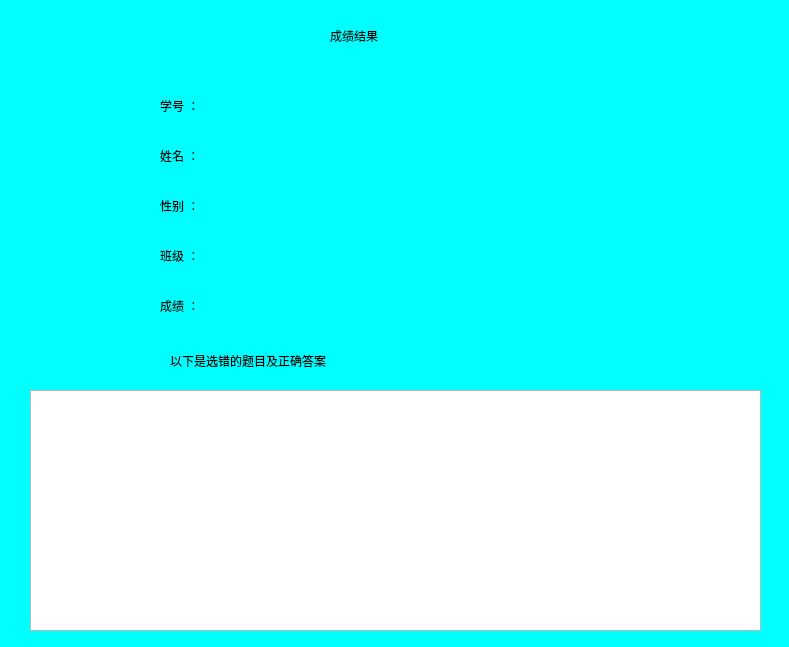
<?xml version="1.0" encoding="UTF-8"?>
<ui version="4.0">
 <class>Results</class>
 <widget class="QDialog" name="Results">
  <property name="geometry">
   <rect>
    <x>0</x>
    <y>0</y>
    <width>789</width>
    <height>647</height>
   </rect>
  </property>
  <property name="windowTitle">
   <string>Dialog</string>
  </property>
  <property name="styleSheet">
   <string notr="true"/>
  </property>
  <widget class="QLabel" name="label">
   <property name="geometry">
    <rect>
     <x>330</x>
     <y>10</y>
     <width>141</width>
     <height>51</height>
    </rect>
   </property>
   <property name="styleSheet">
    <string notr="true">font: 75 20pt &quot;AcadEref&quot;;</string>
   </property>
   <property name="text">
    <string>成绩结果</string>
   </property>
  </widget>
  <widget class="QLabel" name="label_2">
   <property name="geometry">
    <rect>
     <x>160</x>
     <y>90</y>
     <width>91</width>
     <height>31</height>
    </rect>
   </property>
   <property name="styleSheet">
    <string notr="true">font: 16pt &quot;AcadEref&quot;;</string>
   </property>
   <property name="text">
    <string>学号 ：</string>
   </property>
  </widget>
  <widget class="QLabel" name="label_6">
   <property name="geometry">
    <rect>
     <x>160</x>
     <y>140</y>
     <width>81</width>
     <height>31</height>
    </rect>
   </property>
   <property name="styleSheet">
    <string notr="true">font: 16pt &quot;AcadEref&quot;;</string>
   </property>
   <property name="text">
    <string>姓名 ：</string>
   </property>
  </widget>
  <widget class="QLabel" name="label_7">
   <property name="geometry">
    <rect>
     <x>160</x>
     <y>190</y>
     <width>91</width>
     <height>31</height>
    </rect>
   </property>
   <property name="styleSheet">
    <string notr="true">font: 16pt &quot;AcadEref&quot;;</string>
   </property>
   <property name="text">
    <string>性别 ：</string>
   </property>
  </widget>
  <widget class="QLabel" name="label_8">
   <property name="geometry">
    <rect>
     <x>160</x>
     <y>240</y>
     <width>91</width>
     <height>31</height>
    </rect>
   </property>
   <property name="styleSheet">
    <string notr="true">font: 16pt &quot;AcadEref&quot;;</string>
   </property>
   <property name="text">
    <string>班级 ：</string>
   </property>
  </widget>
  <widget class="QLabel" name="xuehao">
   <property name="geometry">
    <rect>
     <x>290</x>
     <y>90</y>
     <width>311</width>
     <height>31</height>
    </rect>
   </property>
   <property name="styleSheet">
    <string notr="true">font: 16pt &quot;AcadEref&quot;;</string>
   </property>
   <property name="text">
    <string/>
   </property>
  </widget>
  <widget class="QLabel" name="xingming">
   <property name="geometry">
    <rect>
     <x>290</x>
     <y>140</y>
     <width>311</width>
     <height>31</height>
    </rect>
   </property>
   <property name="styleSheet">
    <string notr="true">font: 16pt &quot;AcadEref&quot;;</string>
   </property>
   <property name="text">
    <string/>
   </property>
  </widget>
  <widget class="QLabel" name="xingbie">
   <property name="geometry">
    <rect>
     <x>290</x>
     <y>190</y>
     <width>311</width>
     <height>31</height>
    </rect>
   </property>
   <property name="styleSheet">
    <string notr="true">font: 16pt &quot;AcadEref&quot;;</string>
   </property>
   <property name="text">
    <string/>
   </property>
  </widget>
  <widget class="QLabel" name="banji">
   <property name="geometry">
    <rect>
     <x>290</x>
     <y>240</y>
     <width>311</width>
     <height>31</height>
    </rect>
   </property>
   <property name="styleSheet">
    <string notr="true">font: 16pt &quot;AcadEref&quot;;</string>
   </property>
   <property name="text">
    <string/>
   </property>
  </widget>
  <widget class="QLabel" name="label_9">
   <property name="geometry">
    <rect>
     <x>160</x>
     <y>290</y>
     <width>91</width>
     <height>31</height>
    </rect>
   </property>
   <property name="styleSheet">
    <string notr="true">font: 16pt &quot;AcadEref&quot;;</string>
   </property>
   <property name="text">
    <string>成绩 ：</string>
   </property>
  </widget>
  <widget class="QLabel" name="chengji">
   <property name="geometry">
    <rect>
     <x>280</x>
     <y>290</y>
     <width>311</width>
     <height>31</height>
    </rect>
   </property>
   <property name="styleSheet">
    <string notr="true">font: 16pt &quot;AcadEref&quot;;</string>
   </property>
   <property name="text">
    <string/>
   </property>
  </widget>
  <widget class="QLabel" name="label_3">
   <property name="geometry">
    <rect>
     <x>170</x>
     <y>340</y>
     <width>501</width>
     <height>41</height>
    </rect>
   </property>
   <property name="styleSheet">
    <string notr="true">font: 75 20pt &quot;AcadEref&quot;;</string>
   </property>
   <property name="text">
    <string>以下是选错的题目及正确答案</string>
   </property>
  </widget>
  <widget class="QTextEdit" name="textEdit">
   <property name="geometry">
    <rect>
     <x>30</x>
     <y>390</y>
     <width>731</width>
     <height>241</height>
    </rect>
   </property>
   <property name="styleSheet">
    <string notr="true">font: 14pt &quot;隶书&quot;;</string>
   </property>
  </widget>
  <widget class="QLabel" name="label_4">
   <property name="geometry">
    <rect>
     <x>-20</x>
     <y>0</y>
     <width>821</width>
     <height>691</height>
    </rect>
   </property>
   <property name="styleSheet">
    <string notr="true">background-color: rgb(0, 255, 255);
background-image: url(:/new/prefix1/t01709fd5e4e2d72726.jpg);</string>
   </property>
   <property name="text">
    <string/>
   </property>
  </widget>
  <zorder>label_4</zorder>
  <zorder>label</zorder>
  <zorder>label_2</zorder>
  <zorder>label_6</zorder>
  <zorder>label_7</zorder>
  <zorder>label_8</zorder>
  <zorder>xuehao</zorder>
  <zorder>xingming</zorder>
  <zorder>xingbie</zorder>
  <zorder>banji</zorder>
  <zorder>label_9</zorder>
  <zorder>chengji</zorder>
  <zorder>label_3</zorder>
  <zorder>textEdit</zorder>
 </widget>
 <resources/>
 <connections/>
</ui>
